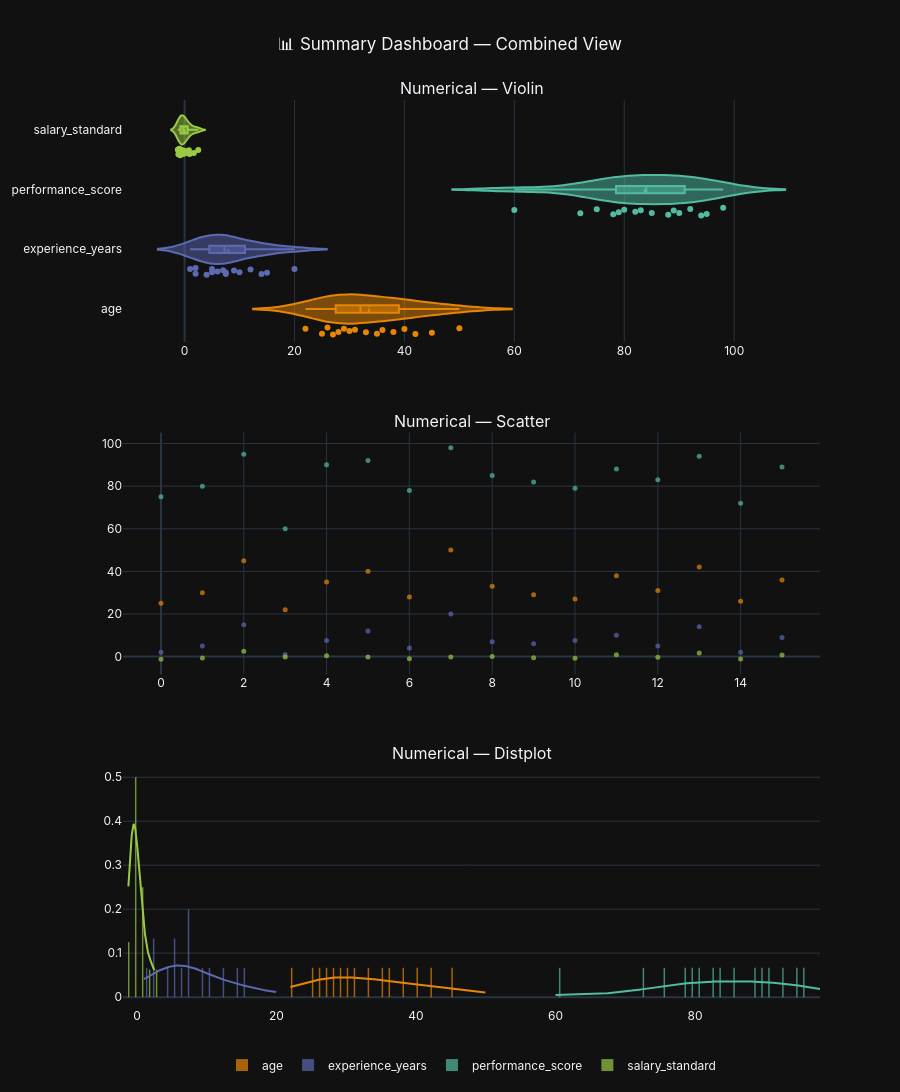

Notebook code for this chart:
### Code cell
# This aggregates all columns into single plots!
# It renders a beautiful Sunburst chart for categorical hierarchies and overlays numericals.

inspector.summary_plot(
    columns=['age','experience_years','performance_score', 'salary_standard'],
    separate_plots=False,
    subplot_cols=1,
    numeric_plots=['violin', 'scatter',  'distplot'],
    categorical_plots=['pie', 'histogram']

)

### Figure 1 — Plotly figure (JSON) as saved in the notebook; plotly's stock layout.template omitted (floating-point values rounded to 4 significant figures; data arrays with more than 128 entries replaced by an {"elided": "..."} marker saying what was removed)
{"data": [{"box": {"visible": true}, "marker": {"color": "rgb(229, 134, 6)"}, "meanline": {"visible": true}, "name": "age", "points": "all", "showlegend": false, "type": "violin", "x": [25, 30, 45, 22, 35, 40, 28, 50, 33, 29, 27, 38, 31, 42, 26, 36], "xaxis": "x", "yaxis": "y"}, {"box": {"visible": true}, "marker": {"color": "rgb(93, 105, 177)"}, "meanline": {"visible": true}, "name": "experience_years", "points": "all", "showlegend": false, "type": "violin", "x": [2, 5, 15, 1, 7.5, 12, 4, 20, 7, 6, 7.5, 10, 5, 14, 2, 9], "xaxis": "x", "yaxis": "y"}, {"box": {"visible": true}, "marker": {"color": "rgb(82, 188, 163)"}, "meanline": {"visible": true}, "name": "performance_score", "points": "all", "showlegend": false, "type": "violin", "x": [75, 80, 95, 60, 90, 92, 78, 98, 85, 82, 79, 88, 83, 94, 72, 89], "xaxis": "x", "yaxis": "y"}, {"box": {"visible": true}, "marker": {"color": "rgb(153, 201, 69)"}, "meanline": {"visible": true}, "name": "salary_standard", "points": "all", "showlegend": false, "type": "violin", "x": [-1.227, -0.6965, 2.487, -0.2189, 0.3648, -0.2189, -0.9618, -0.2189, 0.0995, -0.5904, -0.8026, 0.8955, -0.272, 1.691, -1.121, 0.7894], "xaxis": "x", "yaxis": "y"}, {"marker": {"color": "rgb(229, 134, 6)", "opacity": 0.7, "size": 5}, "mode": "markers", "name": "age", "showlegend": false, "type": "scatter", "x": [0, 1, 2, 3, 4, 5, 6, 7, 8, 9, 10, 11, 12, 13, 14, 15], "xaxis": "x2", "y": [25, 30, 45, 22, 35, 40, 28, 50, 33, 29, 27, 38, 31, 42, 26, 36], "yaxis": "y2"}, {"marker": {"color": "rgb(93, 105, 177)", "opacity": 0.7, "size": 5}, "mode": "markers", "name": "experience_years", "showlegend": false, "type": "scatter", "x": [0, 1, 2, 3, 4, 5, 6, 7, 8, 9, 10, 11, 12, 13, 14, 15], "xaxis": "x2", "y": [2, 5, 15, 1, 7.5, 12, 4, 20, 7, 6, 7.5, 10, 5, 14, 2, 9], "yaxis": "y2"}, {"marker": {"color": "rgb(82, 188, 163)", "opacity": 0.7, "size": 5}, "mode": "markers", "name": "performance_score", "showlegend": false, "type": "scatter", "x": [0, 1, 2, 3, 4, 5, 6, 7, 8, 9, 10, 11, 12, 13, 14, 15], "xaxis": "x2", "y": [75, 80, 95, 60, 90, 92, 78, 98, 85, 82, 79, 88, 83, 94, 72, 89], "yaxis": "y2"}, {"marker": {"color": "rgb(153, 201, 69)", "opacity": 0.7, "size": 5}, "mode": "markers", "name": "salary_standard", "showlegend": false, "type": "scatter", "x": [0, 1, 2, 3, 4, 5, 6, 7, 8, 9, 10, 11, 12, 13, 14, 15], "xaxis": "x2", "y": [-1.227, -0.6965, 2.487, -0.2189, 0.3648, -0.2189, -0.9618, -0.2189, 0.0995, -0.5904, -0.8026, 0.8955, -0.272, 1.691, -1.121, 0.7894], "yaxis": "y2"}, {"autobinx": false, "histnorm": "probability density", "legendgroup": "age", "marker": {"color": "rgb(229, 134, 6)"}, "name": "age", "opacity": 0.7, "type": "histogram", "x": [25, 30, 45, 22, 35, 40, 28, 50, 33, 29, 27, 38, 31, 42, 26, 36], "xaxis": "x3", "xbins": {"end": 50, "size": 1, "start": 22}, "yaxis": "y3"}, {"autobinx": false, "histnorm": "probability density", "legendgroup": "experience_years", "marker": {"color": "rgb(93, 105, 177)"}, "name": "experience_years", "opacity": 0.7, "type": "histogram", "x": [2, 5, 15, 1, 7.5, 12, 4, 20, 7, 6, 7.5, 10, 5, 14, 2, 9], "xaxis": "x3", "xbins": {"end": 20, "size": 1, "start": 1}, "yaxis": "y3"}, {"autobinx": false, "histnorm": "probability density", "legendgroup": "performance_score", "marker": {"color": "rgb(82, 188, 163)"}, "name": "performance_score", "opacity": 0.7, "type": "histogram", "x": [75, 80, 95, 60, 90, 92, 78, 98, 85, 82, 79, 88, 83, 94, 72, 89], "xaxis": "x3", "xbins": {"end": 98, "size": 1, "start": 60}, "yaxis": "y3"}, {"autobinx": false, "histnorm": "probability density", "legendgroup": "salary_standard", "marker": {"color": "rgb(153, 201, 69)"}, "name": "salary_standard", "opacity": 0.7, "type": "histogram", "x": [-1.227, -0.6965, 2.487, -0.2189, 0.3648, -0.2189, -0.9618, -0.2189, 0.0995, -0.5904, -0.8026, 0.8955, -0.272, 1.691, -1.121, 0.7894], "xaxis": "x3", "xbins": {"end": 2.487, "size": 1, "start": -1.227}, "yaxis": "y3"}, {"legendgroup": "age", "marker": {"color": "rgb(229, 134, 6)"}, "mode": "lines", "name": "age", "showlegend": false, "type": "scatter", "x": {"elided": "500 float values"}, "xaxis": "x3", "y": {"elided": "500 float values"}, "yaxis": "y3"}, {"legendgroup": "experience_years", "marker": {"color": "rgb(93, 105, 177)"}, "mode": "lines", "name": "experience_years", "showlegend": false, "type": "scatter", "x": {"elided": "500 float values"}, "xaxis": "x3", "y": {"elided": "500 float values"}, "yaxis": "y3"}, {"legendgroup": "performance_score", "marker": {"color": "rgb(82, 188, 163)"}, "mode": "lines", "name": "performance_score", "showlegend": false, "type": "scatter", "x": {"elided": "500 float values"}, "xaxis": "x3", "y": {"elided": "500 float values"}, "yaxis": "y3"}, {"legendgroup": "salary_standard", "marker": {"color": "rgb(153, 201, 69)"}, "mode": "lines", "name": "salary_standard", "showlegend": false, "type": "scatter", "x": {"elided": "500 float values"}, "xaxis": "x3", "y": {"elided": "500 float values"}, "yaxis": "y3"}], "layout": {"annotations": [{"font": {"size": 16}, "showarrow": false, "text": "Numerical — Violin", "x": 0.5, "xanchor": "center", "xref": "paper", "y": 1, "yanchor": "bottom", "yref": "paper"}, {"font": {"size": 16}, "showarrow": false, "text": "Numerical — Scatter", "x": 0.5, "xanchor": "center", "xref": "paper", "y": 0.6333, "yanchor": "bottom", "yref": "paper"}, {"font": {"size": 16}, "showarrow": false, "text": "Numerical — Distplot", "x": 0.5, "xanchor": "center", "xref": "paper", "y": 0.2667, "yanchor": "bottom", "yref": "paper"}], "bargap": 0.15, "barmode": "group", "font": {"family": "Inter, sans-serif"}, "height": 1200, "legend": {"orientation": "h", "x": 0.5, "xanchor": "center", "y": -0.08, "yanchor": "bottom"}, "showlegend": true, "title": {"text": "📊 Summary Dashboard — Combined View", "x": 0.5}, "xaxis": {"anchor": "y", "domain": [0, 1]}, "xaxis2": {"anchor": "y2", "domain": [0, 1]}, "xaxis3": {"anchor": "y3", "domain": [0, 1]}, "yaxis": {"anchor": "x", "domain": [0.7333, 1]}, "yaxis2": {"anchor": "x2", "domain": [0.3667, 0.6333]}, "yaxis3": {"anchor": "x3", "domain": [0, 0.2667]}}}
